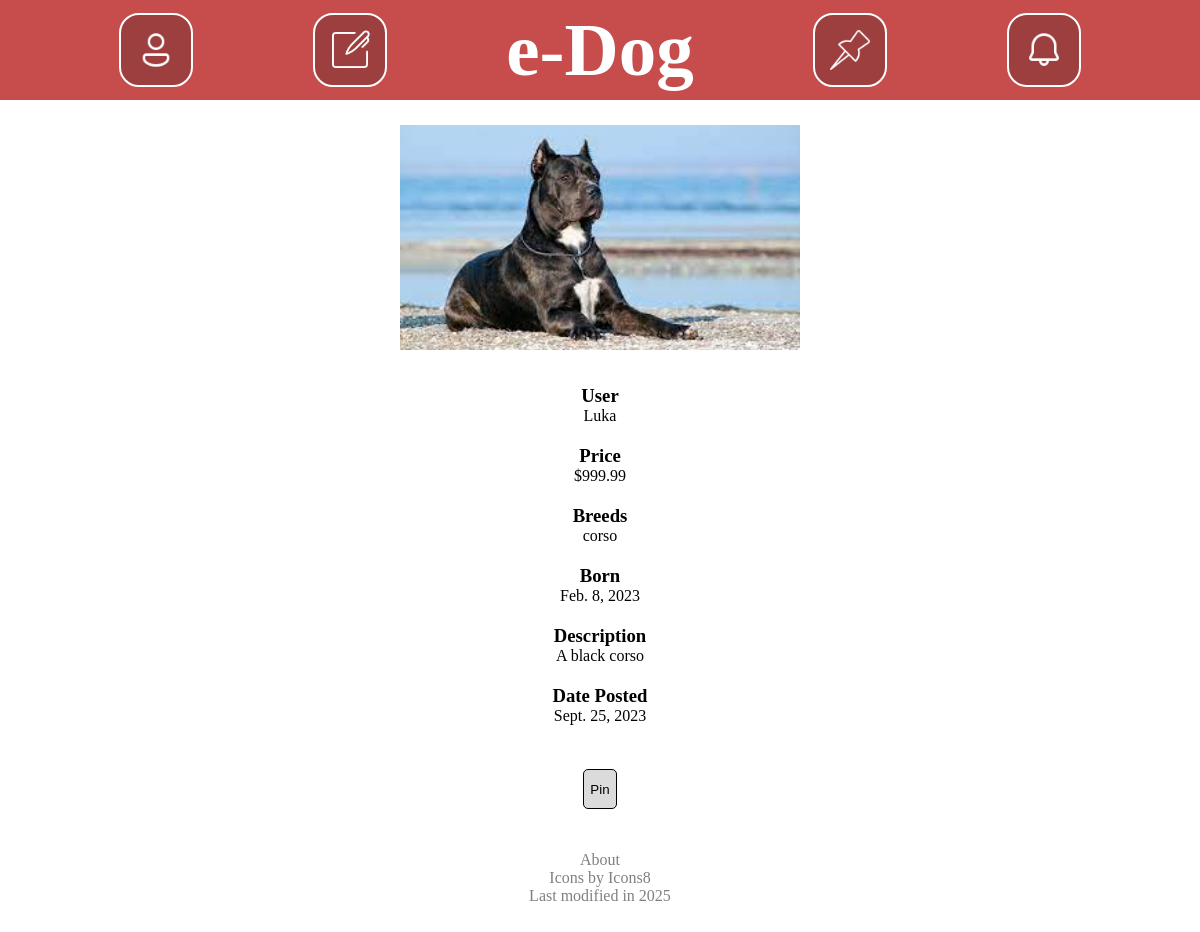
The page /post/39/ on the database its author committed.
### post/models.py (models this page shows, shortened)
class Image(models.Model):
    photo = models.ImageField(upload_to="pics/%Y/%m/%d/")
    title = models.CharField(max_length=20)
    post = models.ForeignKey(Post, on_delete=models.CASCADE)

class Post(models.Model):
    user = models.ForeignKey(User, on_delete=models.CASCADE)
    breeds = models.CharField(max_length=100)
    price = models.DecimalField(decimal_places=2, max_digits=9)
    description = models.TextField(max_length=1000)
    age = models.DateField()
    dateCreated = models.DateField(auto_now_add=True)

### post/views.py (the view)
# urls.py: path("", views.index, name="index"),
def index(request, postID):
    post = get_object_or_404(Post, pk=postID)
    postKey = post.pk
    allImages = Image.objects.filter(post=postKey)
    context = {
        "post": post,
        "allImages": allImages,
    }
    return render(request, "post/index.html", context)

### post/templates/post/index.html (shortened to what this page needs)
<!DOCTYPE html>
<html lang="en-US">
	<head>
		{% load static %}
		<link rel="stylesheet" href="{% static 'browse/style.css' %}">
	</head>
	<body>
		<div class="content">
			{% include "browse/header.html" %}
			{% if post %}
				<div class="imageRow">
					{% for image in allImages %}
						<div class="imageBox">
							<img class="image" src="{{image.photo.url}}">
						</div>
					{% endfor %}
				</div>
				<div class="details">
					<h3>User</h3>
					<a href="/user/{{post.user.username}}"><p>{{post.user}}</p></a>
					<h3>Price</h3>
					<p>${{post.price}}</p>
					<h3>Breeds</h3>
					<p>{{post.breeds}}</p>
					<h3>Born</h3>
					<p>{{post.age}}</p>
					<h3>Description</h3>
					<p>{{post.description}}</p>
					<h3>Date Posted</h3>
					<p>{{post.dateCreated}}</p>
				</div>
			{% else %}
				<p>No Posts</p>
			{% endif %}
			<button id="pinButton" class="buttonLink" onclick="pinPost()">Pin</button>
			{% include "browse/footer.html" %}
		</div>
	</body>
</html>

### browse/static/browse/style.css (style rules this page uses)
:root { --textColor: #ffffff; --headerBGColor: #c74d4d; --iconBGColor: #9e3f3f; --contentBGColor: #ffffff; --bodyBGColor: #252525; --buttonColor: #dbdbdb; --buttonHover: #c0c0c0; --buttonPressed: #a8a8a8; --buttonTextColor: black; --buttonBorder: 1px solid black; --buttonRadius: 5px; --imgWidth: 400px; --imgHeight: 225px; }
body { background-color: var(--bodyBGColor); margin: 0; padding: 0; overflow-y: scroll; }
.content { display: flex; flex-direction: column; align-items: center; width: 100%; min-height: 100vh; background-color: var(--contentBGColor); }
p { margin: 0px; }
a { text-decoration: none; color:rgb(0, 0, 0); margin: 0px; }
h3 { margin: 0px; }
.image { width: var(--imgWidth); height: var(--imgHeight); }
.imageBox { display: flex; flex-direction: column; justify-content: center; margin-left: 10px; margin-right: 10px; }
.imageRow { display: flex; flex-direction: row; overflow-x: scroll; align-items: center; width: 95%; height: calc(var(--imgHeight) + 30px); }
.details { display: flex; flex-direction: column; align-items: center; width: 95%; margin: 20px; }
.details p { margin-bottom: 20px; text-align: center; max-width: 500px; }
button { height: 40px; background-color: var(--buttonColor); color: var(--buttonTextColor); border: var(--buttonBorder); border-radius: var(--buttonRadius); margin: 4px; }

### rows shown on the page
Image: photo (picture)
Post: user "Luka", price "999.99", breeds "corso", age "Feb. 8, 2023", description "A black corso", dateCreated "Sept. 25, 2023"
